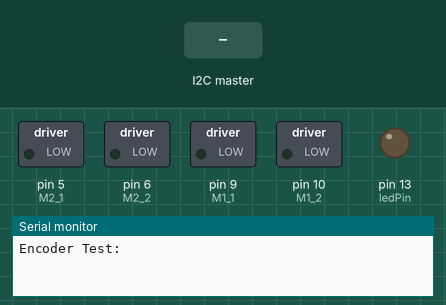
Recording of a sketch running on a simulated Arduino Uno, built with avr-gcc and run on an emulated ATmega328P. Shown: switched loads named in the sketch (green lamp = pin HIGH), output pins drawn as LEDs (lit = HIGH), the last lines printed to the serial monitor. The inputs (shaded band) are chosen by the test bench.

Above: at 1.2 s.
1.3 s: the I2C master sends the byte 1
At 2.0 s:
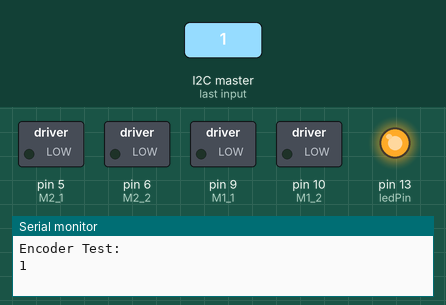
2.8 s: the I2C master sends the byte 0
At 3.1 s:
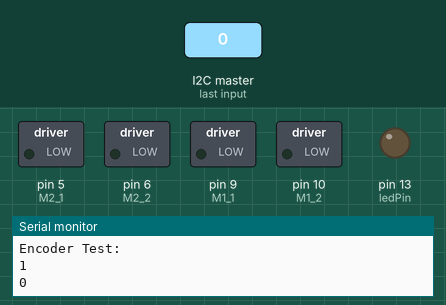
4.3 s: the I2C master sends the byte 2
At 5.5 s:
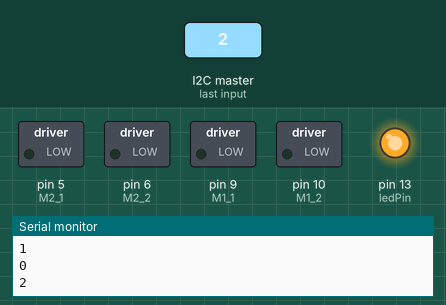
Timing chart, 0 to 7.3 s (numbered marks = the images above; inputs shaded):
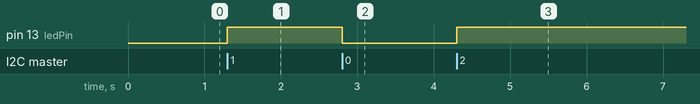

Measured:
- after the input at 1.3 s, pin 13 (ledPin): LOW → HIGH at once
- after the input at 2.8 s, pin 13 (ledPin): HIGH → LOW at once
- after the input at 4.3 s, pin 13 (ledPin): LOW → HIGH at once

The sketch:

arduino_controller.ino
```cpp
#include <Encoder.h>
// Include the Wire library for I2C
#include <Wire.h>

// Définir les broches de l'encodeur
const int pinA = 2;
const int pinB = 3;

// Definir les pins des moteurs
const int M1_1 = 9;
const int M1_2 = 10;
const int M2_1 = 5;
const int M2_2 = 6;

const int ledPin = 13;

// Créer une instance de l'encodeur
//Encoder myEncoder(pinA, pinB);

long oldPosition  = -999;

void turn_on_motors(){
  analogWrite(M1_1,100);
  analogWrite(M1_2,0);
  analogWrite(M2_1,100);
  analogWrite(M2_2,0);
}

void turn_off_motors(){
  analogWrite(M1_1,0);
  analogWrite(M1_2,0);
  analogWrite(M2_1,0);
  analogWrite(M2_2,0);
}


void setup() {
  // Join I2C bus as slave with address 8
  Wire.begin(0x8);

  // Call receiveEvent when data received
  Wire.onReceive(receiveEvent);

  // Setup pin 13 as output and turn LED off
  pinMode(ledPin, OUTPUT);

  digitalWrite(ledPin, LOW);

  Serial.begin(9600);
  Serial.println("Encoder Test:");

  pinMode(M1_1,OUTPUT);
  pinMode(M1_2,OUTPUT);
  pinMode(M2_1,OUTPUT);
  pinMode(M2_2,OUTPUT);
}

// Function that executes whenever data is received from master
void receiveEvent(int howMany) {
  while (Wire.available()) { // loop through all but the last
    char c = Wire.read(); // receive byte as a character
    int code = (int) c;
    if (code == 16) {
      digitalWrite(ledPin, 1);
      turn_on_motors();
    Serial.println(code);
    }
    else {
      turn_off_motors();
      digitalWrite(ledPin, c);
      Serial.println(code);
    }
  }
}

void loop() {
//  long newPosition = myEncoder.read();
//  if (newPosition != oldPosition) {
//    oldPosition = newPosition;
//    Serial.print("Position: ");
//    Serial.println(newPosition);
//  }
delay(100);
}
```
